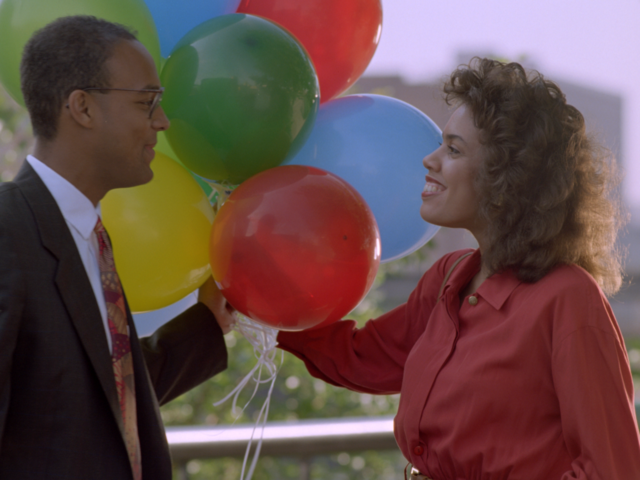
%> input picture Image Processing/balloons.tif, 640 x 480 px
$ octave image_types.m   (GNU Octave 9; MATLAB toolbox functions it lacks are replaced by stand-ins)
%> lines starting %> are read from the running program, lines starting %| are printed output that depends on the picture; in (x1, y1, x2, y2) boxes, pixels count from 0 and x2, y2 are one past the last pixel; in counts of white or black regions, pixels touching at a corner belong together; the program's own positions count from 1
clc;
close all;

a = imread("balloons.tif");
%> a is the input picture: size 480x640x3 uint8; mean R, G, B 100.9, 76.7, 73.8

b = rgb2gray(a);
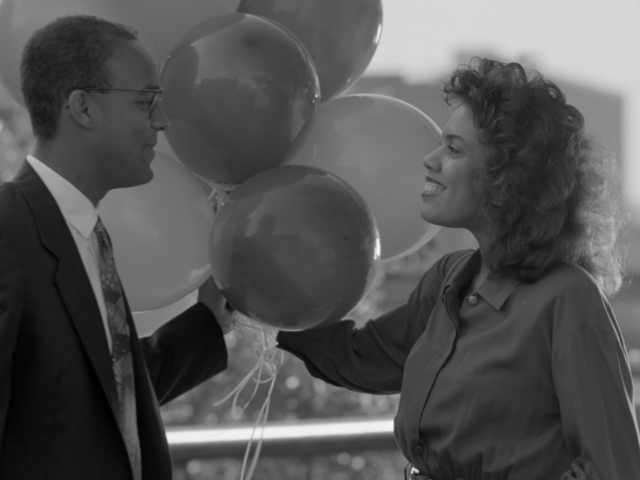
%> b: size 480x640 uint8; min 0, max 250, mean 83.6
c = im2bw(a);
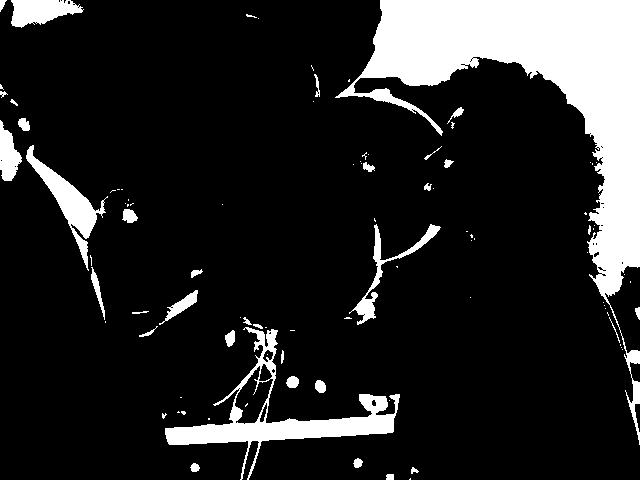
%> c: size 480x640 logical; 14.9% white; 94 white regions (59 under 20 px), largest, box (x1, y1, x2, y2) and area: (335, 0, 640, 445) 31609, (165, 327, 400, 480) 6061, (26, 145, 108, 271) 2248

figure;

subplot(1,3,1); imshow(a);
subplot(1,3,2); imshow(b);
subplot(1,3,3); imshow(c);

impixelinfo;

$ run again, with Image Processing/coins.png saved as Image Processing/balloons.tif
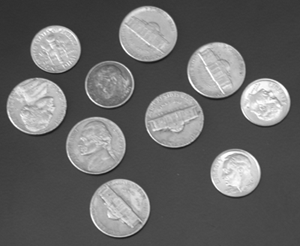
%> input picture Image Processing/coins.png, 300 x 246 px
%> a is the input picture: size 246x300 uint8; min 23, max 255, mean 103
%> `c = im2bw(a);`:
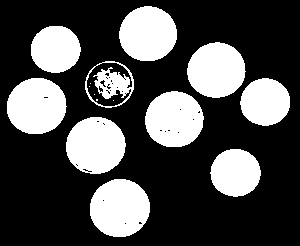
%> c: size 246x300 logical; 30.1% white; 15 white regions (5 under 20 px), largest, box (x1, y1, x2, y2) and area: (90, 179, 150, 237) 2744, (66, 117, 126, 174) 2662, (7, 78, 67, 134) 2646

$ run again, with Image Processing/mountain.png saved as Image Processing/balloons.tif
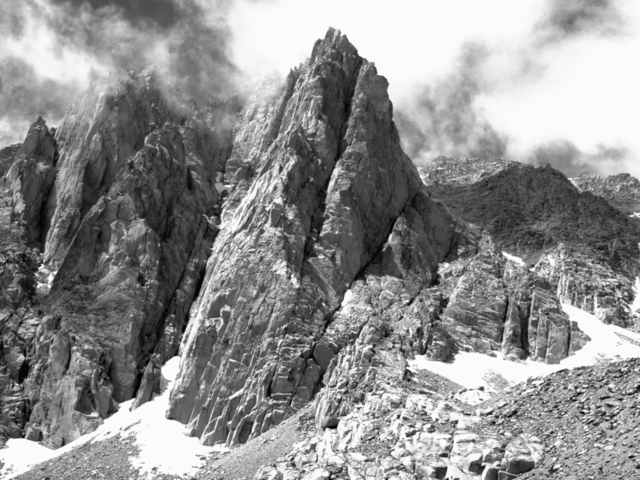
%> input picture Image Processing/mountain.png, 640 x 480 px
%> a is the input picture: size 480x640 uint8; min 2, max 255, mean 143.3
%> `c = im2bw(a);`:
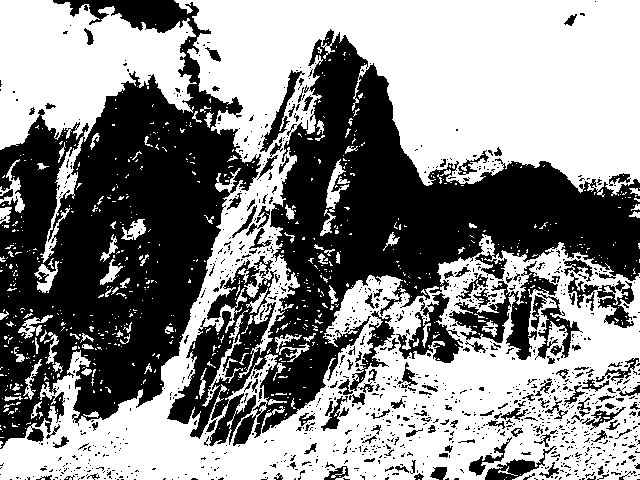
%> c: size 480x640 logical; 54.5% white; 1162 black regions (1009 under 20 px), largest, box (x1, y1, x2, y2) and area: (0, 0, 261, 449) 58955, (167, 29, 640, 446) 58767, (449, 261, 558, 360) 3005
